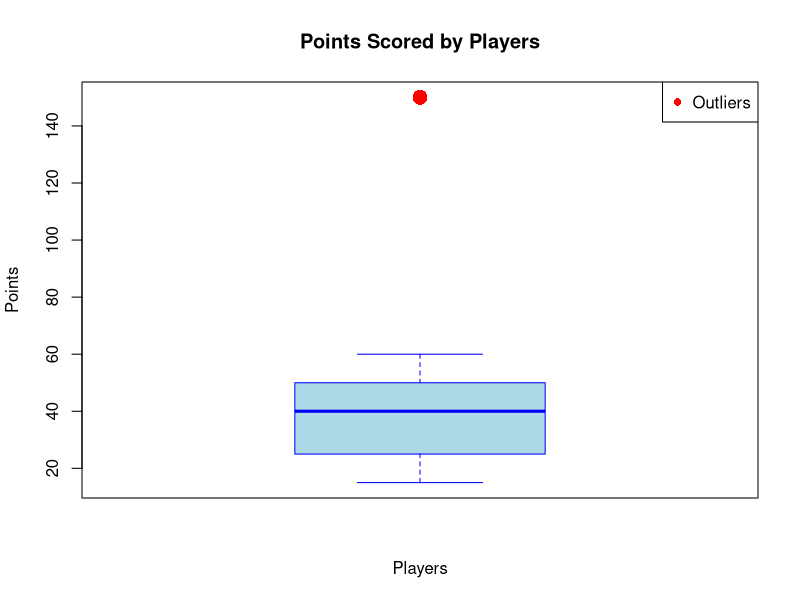

Write the R code that produced this figure.
points <- c(15, 20, 22, 25, 30, 35, 40, 42, 45, 50, 55, 60, 150)
boxplot(points, 
        main="Points Scored by Players", 
        xlab="Players", 
        ylab="Points",
        col="lightblue",
        border="blue")
outliers <- boxplot.stats(points)$out
if (length(outliers) > 0) {
  points(pch=16, col="red", outliers, cex=2)
  legend("topright", legend="Outliers", pch=16, col="red")
}
